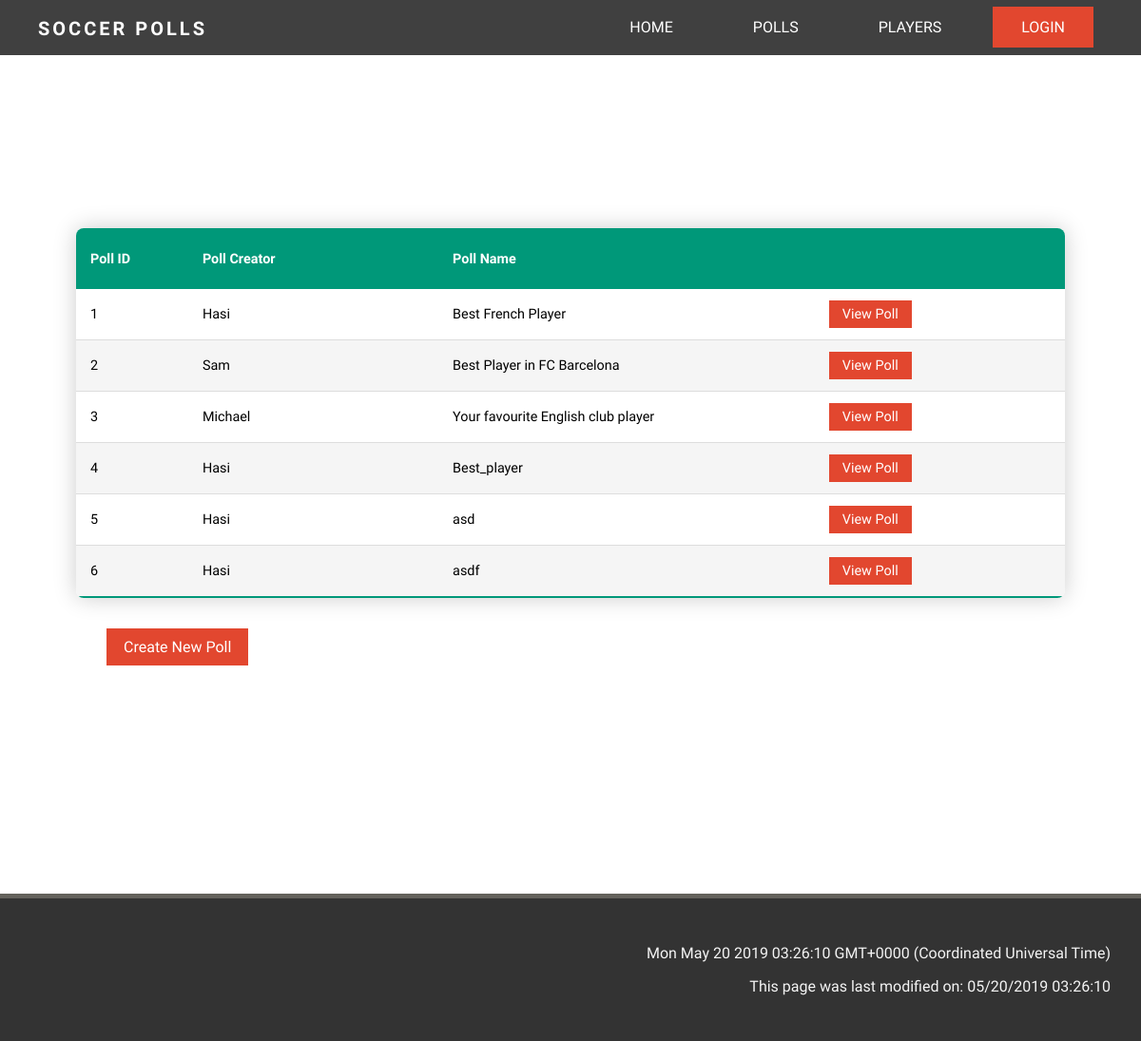
Page /polllist on the committed database.
### app/models.py (models this page shows, shortened)
class Polls(db.Model):
    pollid = db.Column(db.Integer, primary_key=True)
    pollname = db.Column(db.String(64), index=True, unique=False)
    creatorid = db.Column(db.Integer, db.ForeignKey('user.id'))

class User(UserMixin, db.Model):
    id = db.Column(db.Integer, primary_key=True)
    username = db.Column(db.String(64), index=True, unique=True)
    email = db.Column(db.String(120), index=True, unique=True)
    password_hash = db.Column(db.String(128))
    admin = db.Column(db.Boolean, index=False, default=False)
    createdpolls = db.relationship('Polls', backref='creator', lazy='dynamic')
    voter = db.relationship('PollVote', backref='voter', lazy='dynamic')

### app/routes.py (the view)
@app.route('/polllist')
def polllist():
    polls = Polls.query.all()
    return render_template('polllist.html', polllist=polls)

### app/templates/polllist.html (shortened to what this page needs)
<!DOCTYPE html>
<html lang="en">
    <head>
    </head>
{% extends "base2.html" %}
{% block content %}
<div class="table-container">
  <table class="table-content">
    <thead>
      <tr>
        <th>Poll ID</th>
        <th>Poll Creator</th>
        <th>Poll Name</th>
        <th></th>
      </tr>
    </thead>
    <tbody>
      {% for poll in polllist %}
      <tr id=poll.pollid>
        <td>{{ poll.pollid }} </td>
        <td class="fix-size">{{ poll.creator.username }}</td>
        <td class="fix-size">{{ poll.pollname }}</td>
        <td class="fix-size"><a href="{{ url_for('poll', pollid=poll.pollid) }}" class="tablebtn">View Poll </a></td>
      </tr>
      {% endfor %}
  </table>
  <a href="{{ url_for('pollcreate')}}" class="otherbtn">Create New Poll </a>
</div>
{% endblock %}

### app/static/style/style.css (style rules this page uses)
*, *::before, *::after { box-sizing: border-box; }
body { margin: 0; padding: 0; font-family: 'PT Sans', sans-serif; font-weight: 400; background-color: #fff; }
.table-container { margin: 15rem 5rem; }
.fix-size { min-width: 161px; }
.table-content { border-collapse: collapse; font-size: 0.9em; border-radius: 0.5rem; overflow: hidden; box-shadow: 0 0 25px rgba(0, 0, 0, 0.2); width: 100%; }
.table-content thead tr { background-color: #009879; text-align: left; color: white; font-weight: bold; height: 4rem; }
.table-content tbody tr { height: 3rem; }
.table-content th, .table-content td { padding: 12px 15px; }
.table-content tbody tr { border-bottom: 1px solid #dddddd; background-color: white; }
.table-content tbody tr:nth-of-type(even) { background-color: #f5f5f5; }
.table-content tbody tr:last-of-type { border-bottom: 2px solid #009879; }
.tablebtn { width: auto; padding: 6px 14px; background-color: #E2472F; color: white; display: inline-block; text-decoration: none; }
.otherbtn { margin: 2rem; width: auto; padding: 10px 18px; background-color: #E2472F; color: white; display: inline-block; text-decoration: none; margin-bottom: auto; }

### rows in the picture
Polls: pollid "1", creator.username "Hasi", pollname "Best French Player"
Polls: pollid "2", creator.username "Sam", pollname "Best Player in FC Barcelona"
Polls: pollid "3", creator.username "Michael", pollname "Your favourite English club player"
Polls: pollid "4", creator.username "Hasi", pollname "Best_player"
Polls: pollid "5", creator.username "Hasi", pollname "asd"
Polls: pollid "6", creator.username "Hasi", pollname "asdf"
